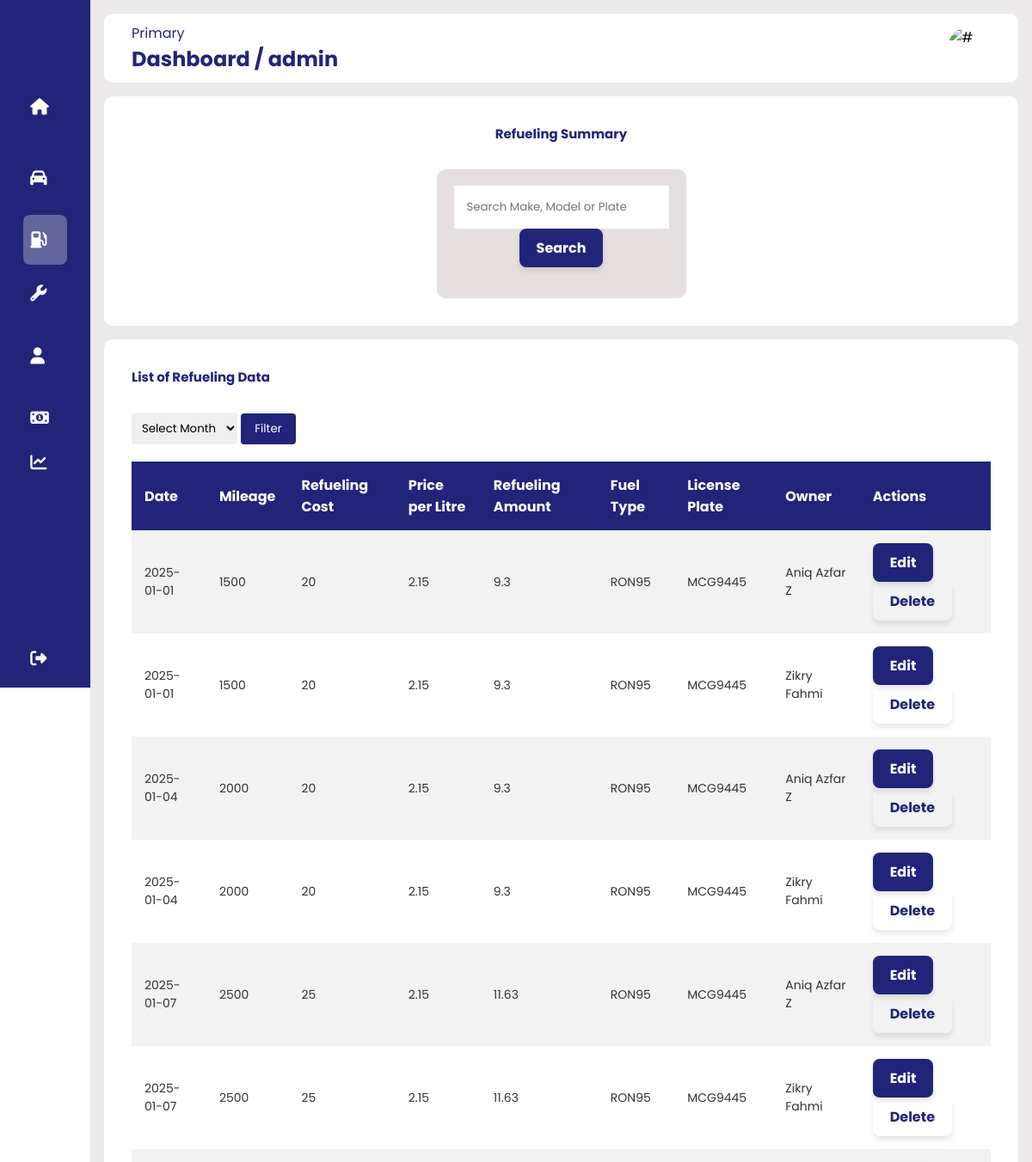
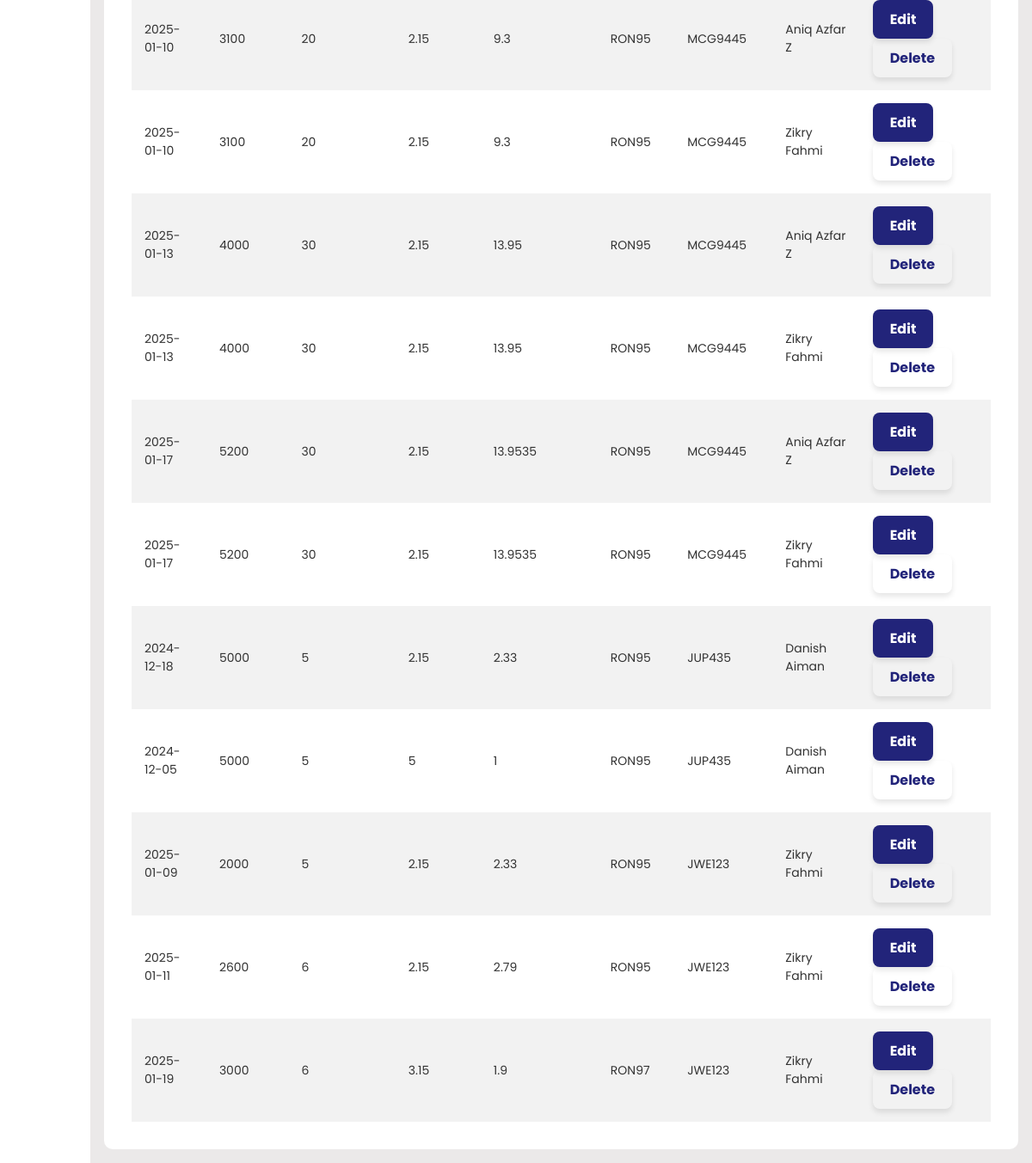
Screenshot of /adminfuelInfo.php (signed in) with the database file from the repository (2 pictures, top to bottom).
### tables this page shows
CREATE TABLE `refueling` (
  `RefuelingID` int(10) NOT NULL,
  `VehicleID` int(10) NOT NULL,
  `UserID` int(10) NOT NULL,
  `Date` date NOT NULL,
  `Mileage` int(10) NOT NULL,
  `Refulieng_Cost` float NOT NULL,
  `priceperlitre` float NOT NULL,
  `Refueling_Amount` float NOT NULL,
  `Fuel_Type` varchar(20) NOT NULL
);

CREATE TABLE `vehicle` (
  `VehicleID` int(10) NOT NULL,
  `Make` varchar(50) NOT NULL,
  `Model` varchar(50) NOT NULL,
  `License_Plate` varchar(10) NOT NULL
);

CREATE TABLE `user` (
  `UserID` int(10) NOT NULL,
  `Name` varchar(100) NOT NULL,
  `Username` varchar(30) NOT NULL,
  `Password` varchar(300) NOT NULL,
  `Email` varchar(50) NOT NULL,
  `Phone` int(11) NOT NULL,
  `usertype` varchar(10) NOT NULL,
  `SecurityAnswer1` varchar(250) NOT NULL,
  `SecurityAnswer2` varchar(250) NOT NULL
);

### adminfuelInfo.php (the view, shortened to what this page needs)
<?php
include 'connect.php';
$usernameee = $_SESSION['username'];
?>
<!DOCTYPE html>
<html lang="en">
<head>
    <link rel="stylesheet" href="CSSOnly/adminpage2.css">
    <link rel="stylesheet" href="https://cdnjs.cloudflare.com/ajax/libs/font-awesome/6.4.0/css/all.min.css">
</head>
<body>
    <div class="sidebar">
        <div class="logo"></div>
        <ul class="menu">
        <li class="">
                <a href="admin.php">
                    <i class="fas fa-home"></i>
                </a>
            </li>
            <li class="">
                <a href="adminvehiclelist.php">
                    <i class="fas fas fa-car"></i>
                </a>
            </li>
            <li class="active">
                <a href="adminfuelInfo.php">
                    <i class="fas fa-gas-pump"></i>
                </a>
            </li>
            <li class="">
                <a href="adminmaintenanceInfo.php">
                    <i class="fas fa-wrench"></i>
                </a>
            </li>
            <li class="">
                <a href="adminadduser.php">
                    <i class="fas fa-user"></i>
                </a>
            </li>
            <li class="">
                <a href="adminaddexpense.php">
                    <i class="fas fa-money-bill-alt"></i>
                </a>
            </li>
            <li class="">
                <a href="adminChart.php">
                    <i class="fas fa-chart-line"></i>
                </a>
            </li>
            <li class="logout">
                <a href="logout.php">
                    <i class="fas fa-sign-out-alt"></i>
                </a>
            </li>
        </ul>
    </div>
    <div class="main--content">
        <div class="header--wrapper">
            <div class="header--title">
                <span>Primary</span>
                <h2>Dashboard /
                <?php echo htmlspecialchars($usernameee); ?>
                </h2>
            </div>
            <img src="assets/dProfileImage.jpg" alt="#">
        </div>
        <div class="card--container">
            <h2 class="main--title">Refueling Summary</h2>
            <div class="card--wrapper">
                <div class="payment--card">
                    <div class="card--header">
                        <div class="amount">
                            <div style="text-align: center;">
                                <form method="POST" action="">
                                    <input type="text" name="search" placeholder="Search Make, Model or Plate" style="width: 250px; padding: 15px;">
                                    <input type="submit" value="Search" class="styled-button">
                                </form>
                            </div>
                        </div>
                    </div>
                </div>
            </div>
        </div>
        <div class="tabular--wrapper">
            <h3 class="main--title2">List of Refueling Data</h3>
            <div style="margin-bottom: 20px;">
                <form method="POST" action="">
                    <select name="month" style="padding: 8px; border-radius: 4px;">
                        <option value="">Select Month</option>
                    </select>
                    <input type="submit" value="Filter" style="padding: 8px 16px; border-radius: 4px; background-color: rgba(34, 36, 122); color: white; border: none; cursor: pointer;">
                </form>
            </div>
            <div class="table-container">
                <table>
                    <thead>
                        <tr>
                            <th>Date</th>
                            <th>Mileage</th>
                            <th>Refueling Cost</th>
                            <th>Price per Litre</th>
                            <th>Refueling Amount</th>
                            <th>Fuel Type</th>
                            <th>License Plate</th>
                            <th>Owner</th>
                            <th>Actions</th>
                        </tr>
                    </thead>
                    <tbody>
                        <?php
                        $sql = "SELECT r.RefuelingID, r.Date, r.Mileage, r.Refulieng_Cost, r.priceperlitre,
                        r.Refueling_Amount, r.Fuel_Type, v.License_Plate, v.Make, v.Model, u.Name AS Owner
                        FROM refueling r
                        JOIN vehicle v ON r.VehicleID = v.VehicleID
                        JOIN user_vehicle uv ON v.VehicleID = uv.VehicleID
                        JOIN user u ON uv.UserID = u.UserID
                        WHERE 1=1";
                        $refuelingStmt = $conn->prepare($sql);
                        $refuelingStmt->execute();
                        $refuelingResult = $refuelingStmt->get_result();
                        if ($refuelingResult && $refuelingResult->num_rows > 0) {
                        while ($row = $refuelingResult->fetch_assoc()) {
                            echo "<tr>
                            <td>" . htmlspecialchars($row['Date']) . "</td>
                            <td>" . htmlspecialchars($row['Mileage']) . "</td>
                            <td>" . htmlspecialchars($row['Refulieng_Cost']) . "</td>
                            <td>" . htmlspecialchars($row['priceperlitre']) . "</td>
                            <td>" . htmlspecialchars($row['Refueling_Amount']) . "</td>
                            <td>" . htmlspecialchars($row['Fuel_Type']) . "</td>
                            <td>" . htmlspecialchars($row['License_Plate']) . "</td>
                            <td>" . htmlspecialchars($row['Owner']) . "</td>
                            <td>
                                <a href='updaterefueling.php?RefuelingID=" . $row['RefuelingID'] . "' class='styled-button'>Edit</a>
                                <button type='button' class='styled-button' onclick='confirmDelete(" . $row['RefuelingID'] . ")'>Delete</button>
                            </td>
                                </tr>";
                            }
                            } else {
                             echo "<tr><td colspan='11'>No refueling data found.</td></tr>";
                            }
                        ?>
                    </tbody>
                </table>
            </div>
        </div>
    </div>
</body>
</html>

### CSSOnly/adminpage2.css (style rules this page uses)
* { margin: 0; padding: 0; border: none; outline: none; box-sizing: border-box; font-family: "Poppins", sans-serif; }
body { display: flex; }
.sidebar { position: sticky; top: 0; left: 0; bottom: 0; width: 110px; height: 100vh; padding: 0 1.7rem; color: #fff; overflow: hidden; transition: all 0.5s linear; background: rgba(34, 36, 122); z-index: 100; }
.logo { height: 80px; padding: 16px; }
.menu { height: 88%; position: relative; list-style: none; padding: 0; }
.menu li { padding: 0.5rem; margin: 4px 0; border-radius: 8px; transition: all 0.5 ease-in-out; }
.menu li:hover, .active { background: #e0e0e058; }
.menu a { color: #fff; font-size: 14px; text-decoration: none; display: flex; align-items: center; gap: 1.5rem; }
.menu a i { font-size: 1.2rem; }
.logout { position: absolute; bottom: 0; left: 0; width: 100%; }
.main--content { position: relative; background: #ebe9e9; width: 100%; padding: 1rem; }
.header--wrapper img { width: 50px; height: 50px; cursor: pointer; border-radius: 50%; }
.header--wrapper { display: flex; justify-content: space-between; align-items: center; flex-wrap: wrap; background: #fff; border-radius: 10px; padding: 10px 2rem; margin-bottom: 1rem; }
.header--title { color: rgba(34, 36, 122); }
.card--container { background: #fff; padding: 2rem; border-radius: 10px; width: auto; margin: 0 auto; }
.card--wrapper { display: flex; justify-content: center; align-items: center; gap: 10rem; flex-wrap: wrap; min-height: 150px; }
.main--title { text-align: center; color: rgba(34, 36, 122); padding-bottom: 30px; font-size: 15px; }
.main--title2 { text-align: left; color: rgba(34, 36, 122); padding-bottom: 30px; font-size: 15px; }
.payment--card { background: rgb(229, 223, 223); border-radius: 10px; padding: 1.2rem; width: 290px; height: 150px; display: flex; flex-direction: column; justify-content:space-between ; transition: all 0.5s ease-in-out; }
.card--header { display: flex; justify-content: space-between; align-items: center; margin-bottom: 20px; }
.amount { display: flex; flex-direction: column; }
.tabular--wrapper { background: #fff; margin-top: 1rem; border-radius: 10px; padding: 2rem; }
.table-container { width: 100%; }
table { width: 100%; border-collapse: collapse; }
thead { background: rgba(34, 36, 122); color: #fff; }
th { padding: 15px; text-align: left; }
tbody { background: #f2f2f2; }
td { padding: 15px; font-size: 14px; color: #333; }
tr:nth-child(even) { background: #fff; }
.table-container button { color: rgba(34, 36, 122); border: none;; background: none; cursor: pointer; }
.styled-button { display: inline-block; padding: 10px 20px; text-align: center; font-size: 16px; font-weight: bold; text-decoration: none; color: white; background: rgba(34, 36, 122); border: none; border-radius: 8px; box-shadow: 0 4px 6px rgba(0, 0, 0, 0.1); transition: all 0.3s ease; }

### rows the page displays
refueling: Date "2025-01-01", Mileage "1500", Refulieng_Cost "20", priceperlitre "2.15", Refueling_Amount "9.3", Fuel_Type "RON95", VehicleID.License_Plate "MCG9445", UserID.Name "Aniq Azfar Z", user.Name "Zikry Fahmi"
refueling: Date "2025-01-04", Mileage "2000", Refulieng_Cost "20", priceperlitre "2.15", Refueling_Amount "9.3", Fuel_Type "RON95", VehicleID.License_Plate "MCG9445", UserID.Name "Aniq Azfar Z", user.Name "Zikry Fahmi"
refueling: Date "2025-01-07", Mileage "2500", Refulieng_Cost "25", priceperlitre "2.15", Refueling_Amount "11.63", Fuel_Type "RON95", VehicleID.License_Plate "MCG9445", UserID.Name "Aniq Azfar Z", user.Name "Zikry Fahmi"
refueling: Date "2025-01-10", Mileage "3100", Refulieng_Cost "20", priceperlitre "2.15", Refueling_Amount "9.3", Fuel_Type "RON95", VehicleID.License_Plate "MCG9445", UserID.Name "Aniq Azfar Z", user.Name "Zikry Fahmi"
refueling: Date "2025-01-13", Mileage "4000", Refulieng_Cost "30", priceperlitre "2.15", Refueling_Amount "13.95", Fuel_Type "RON95", VehicleID.License_Plate "MCG9445", UserID.Name "Aniq Azfar Z", user.Name "Zikry Fahmi"
refueling: Date "2025-01-17", Mileage "5200", Refulieng_Cost "30", priceperlitre "2.15", Refueling_Amount "13.9535", Fuel_Type "RON95", VehicleID.License_Plate "MCG9445", UserID.Name "Aniq Azfar Z", user.Name "Zikry Fahmi"
refueling: Date "2024-12-18", Mileage "5000", Refulieng_Cost "5", priceperlitre "2.15", Refueling_Amount "2.33", Fuel_Type "RON95", VehicleID.License_Plate "JUP435", UserID.Name "Danish Aiman"
refueling: Date "2024-12-05", Mileage "5000", Refulieng_Cost "5", priceperlitre "5", Refueling_Amount "1", Fuel_Type "RON95", VehicleID.License_Plate "JUP435", UserID.Name "Danish Aiman"
refueling: Date "2025-01-09", Mileage "2000", Refulieng_Cost "5", priceperlitre "2.15", Refueling_Amount "2.33", Fuel_Type "RON95", VehicleID.License_Plate "JWE123", UserID.Name "Zikry Fahmi"
refueling: Date "2025-01-11", Mileage "2600", Refulieng_Cost "6", priceperlitre "2.15", Refueling_Amount "2.79", Fuel_Type "RON95", VehicleID.License_Plate "JWE123", UserID.Name "Zikry Fahmi"
refueling: Date "2025-01-19", Mileage "3000", Refulieng_Cost "6", priceperlitre "3.15", Refueling_Amount "1.9", Fuel_Type "RON97", VehicleID.License_Plate "JWE123", UserID.Name "Zikry Fahmi"

### other values shown
$usernameee "admin"
